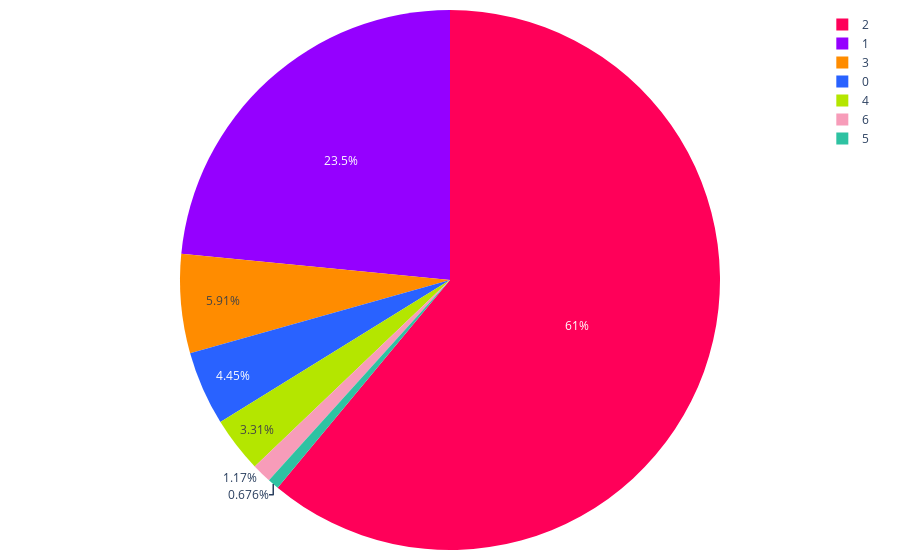

Here is the notebook cell this chart was saved with:
### Code cell
import os
import pandas as pd
import plotly.graph_objects as go
import plotly.io as pio

colores = ['#2962ff', '#9500ff', '#ff0059', '#ff8c00', '#b4e600', '#2EC2A2', '#F79CB9', '#E50CB6', '#4225CF']

def sumar_tablas(dataframes_list):
    tabla_suma = None
    
    for df in dataframes_list:
        tabla_actual = df.groupby(['estacionamiento', 'segmento']).size().unstack(fill_value=0)
        
        if tabla_suma is None:
            tabla_suma = tabla_actual
        else:
            tabla_suma = tabla_suma.add(tabla_actual, fill_value=0)
    
    print("Tabla general de frecuencia:")
    print(tabla_suma)
    
    fig = graficar_tabla(tabla_suma)
    # Guardar la gráfica como archivo HTML
    guardar_grafico_como_html(fig, 'grafica_pie_Num_Estacionamientos_pachuca', carpeta='graficas')
    
    return fig

def graficar_tabla(tabla):
    # Sumar los valores para cada estacionamiento
    suma_estacionamientos = tabla.sum(axis=1)
    
    fig = go.Figure(data=[go.Pie(
        labels=suma_estacionamientos.index,
        values=suma_estacionamientos.values,
        marker=dict(colors=colores[:len(suma_estacionamientos)]),
        #hole=.3  # Si deseas un gráfico de pastel tipo "donut"
    )])
    
    fig.update_layout(
        #title="Distribución de Estacionamientos por Segmento",
        margin=dict(l=10, r=10, t=10, b=10),  # Ajusta los márgenes (left, right, top, bottom)
    )
    
    fig.show()
    return fig

def guardar_grafico_como_html(fig, nombre_archivo, carpeta='graficas'):
    # Crear la carpeta si no existe
    if not os.path.exists(carpeta):
        os.makedirs(carpeta)
    
    # Guardar la gráfica como archivo HTML en la carpeta especificada
    pio.write_html(fig, f'{carpeta}/{nombre_archivo}.html')

fig = sumar_tablas(dataframes_list)

### Figure 1 — Plotly figure (JSON) as saved in the notebook; plotly's stock layout.template omitted (floating-point values rounded to 4 significant figures)
{"data": [{"labels": ["0", "1", "2", "3", "4", "5", "6"], "marker": {"colors": ["#2962ff", "#9500ff", "#ff0059", "#ff8c00", "#b4e600", "#2EC2A2", "#F79CB9"]}, "type": "pie", "values": [441, 2324, 6046, 586, 328, 67, 116]}], "layout": {"margin": {"b": 10, "l": 10, "r": 10, "t": 10}}}
